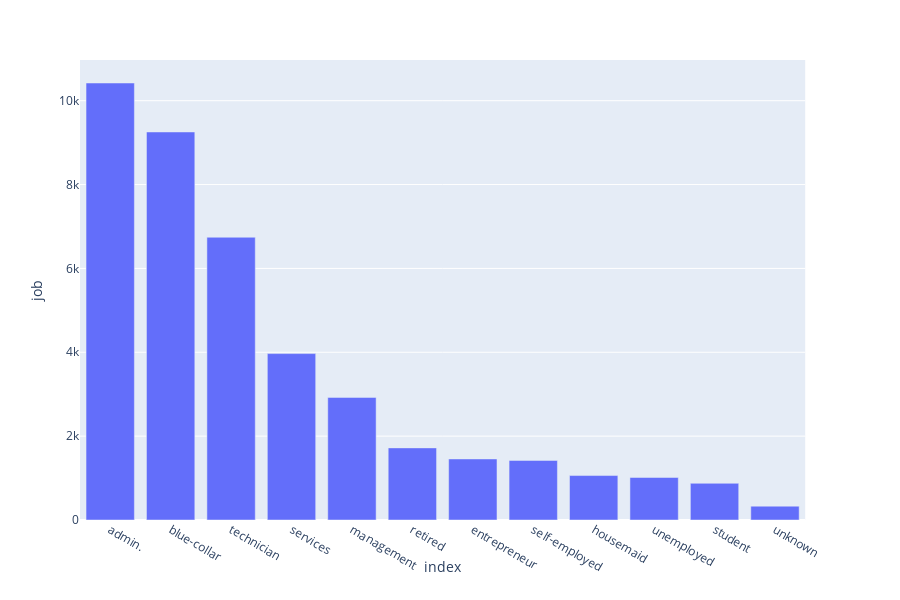
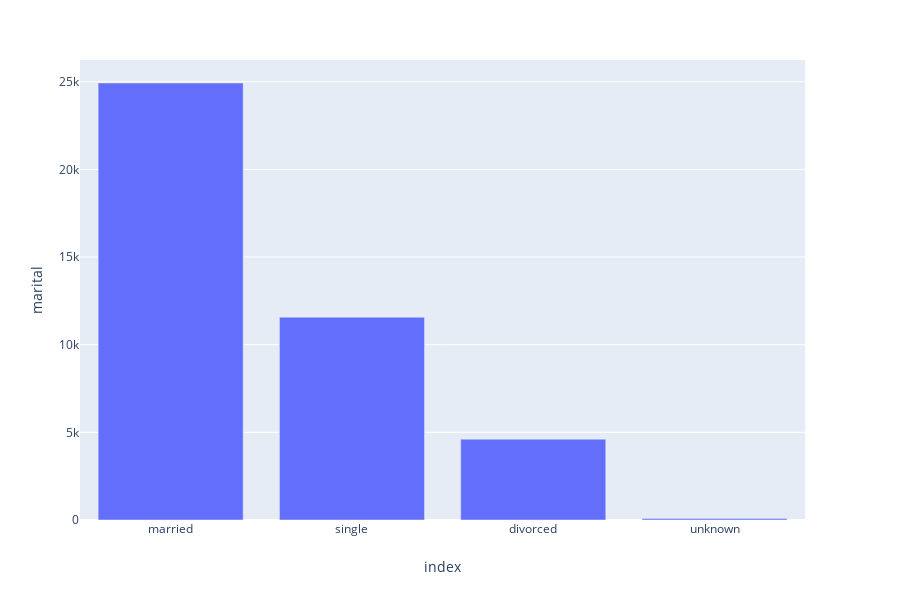
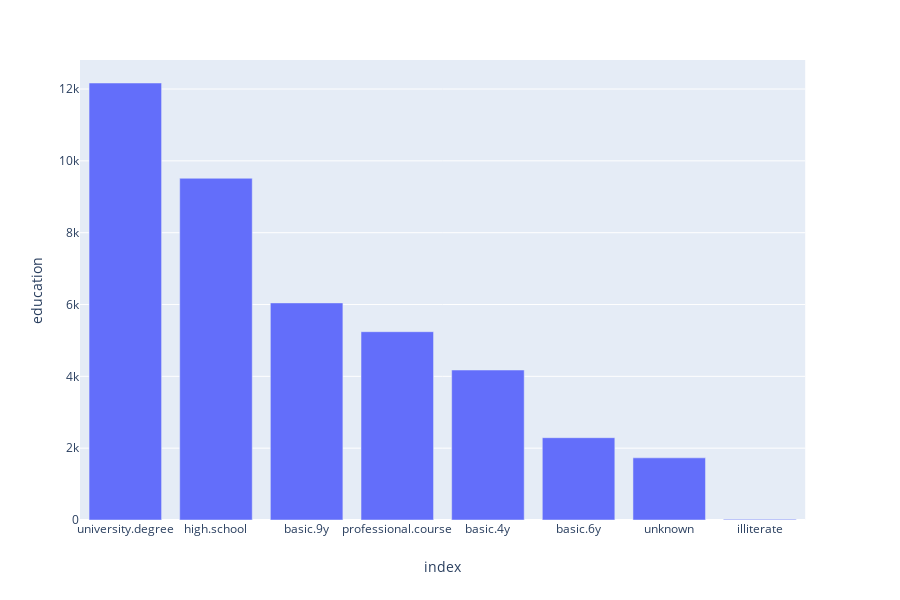
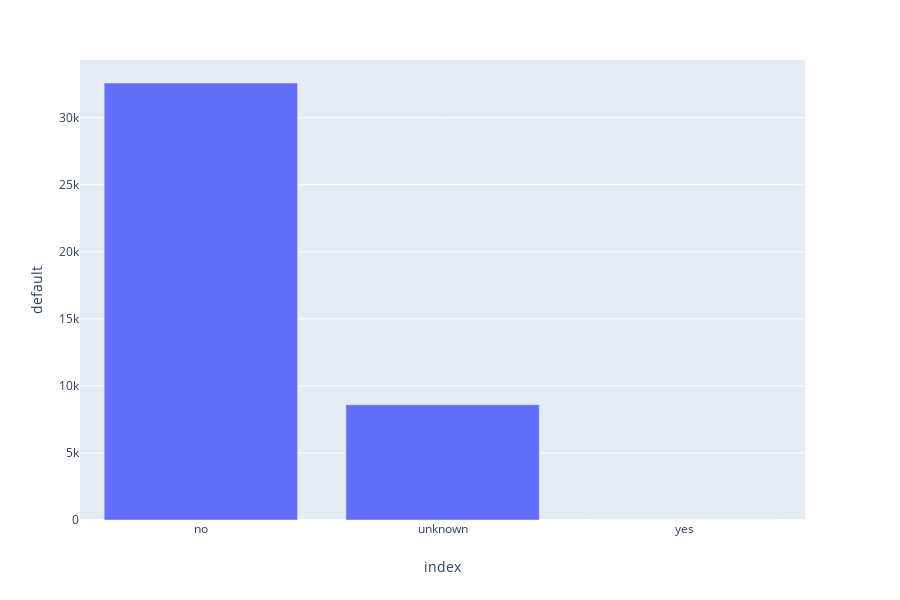

The notebook cell these images were saved under, in order:
### Code cell
#categoric columns
for column in df_categoric :
    temp_dataset = df[column].value_counts()
    bar_temp_dataset = df[column].value_counts().reset_index()
    temp_val= bar_temp_dataset.count()
    print(color.BOLD +color.UNDERLINE + column + color.END)
    print('For column: {0} there\'s {1} unique value.'.format(column,temp_val[0]))
    print('Range of data: from:{0} to:{1}'.format(min_data, max_data))
    fiq = px.bar(bar_temp_dataset, x='index', y=column)
    fiq.show()

### Figure 1 — Plotly figure (JSON) as saved in the notebook; plotly's stock layout.template omitted (floating-point values rounded to 4 significant figures)
{"data": [{"alignmentgroup": "True", "hoverlabel": {"namelength": 0}, "hovertemplate": "index=%{x}<br>job=%{y}", "legendgroup": "", "marker": {"color": "#636efa"}, "name": "", "offsetgroup": "", "orientation": "v", "showlegend": false, "textposition": "auto", "type": "bar", "x": ["admin.", "blue-collar", "technician", "services", "management", "retired", "entrepreneur", "self-employed", "housemaid", "unemployed", "student", "unknown"], "xaxis": "x", "y": [10422, 9254, 6743, 3969, 2924, 1720, 1456, 1421, 1060, 1014, 875, 330], "yaxis": "y"}], "layout": {"barmode": "relative", "height": 600, "legend": {"tracegroupgap": 0}, "margin": {"t": 60}, "xaxis": {"anchor": "y", "domain": [0, 0.98], "title": {"text": "index"}}, "yaxis": {"anchor": "x", "domain": [0, 1], "title": {"text": "job"}}}}

### Figure 2 — Plotly figure (JSON) as saved in the notebook; plotly's stock layout.template omitted (floating-point values rounded to 4 significant figures)
{"data": [{"alignmentgroup": "True", "hoverlabel": {"namelength": 0}, "hovertemplate": "index=%{x}<br>marital=%{y}", "legendgroup": "", "marker": {"color": "#636efa"}, "name": "", "offsetgroup": "", "orientation": "v", "showlegend": false, "textposition": "auto", "type": "bar", "x": ["married", "single", "divorced", "unknown"], "xaxis": "x", "y": [24928, 11568, 4612, 80], "yaxis": "y"}], "layout": {"barmode": "relative", "height": 600, "legend": {"tracegroupgap": 0}, "margin": {"t": 60}, "xaxis": {"anchor": "y", "domain": [0, 0.98], "title": {"text": "index"}}, "yaxis": {"anchor": "x", "domain": [0, 1], "title": {"text": "marital"}}}}

### Figure 3 — Plotly figure (JSON) as saved in the notebook; plotly's stock layout.template omitted (floating-point values rounded to 4 significant figures)
{"data": [{"alignmentgroup": "True", "hoverlabel": {"namelength": 0}, "hovertemplate": "index=%{x}<br>education=%{y}", "legendgroup": "", "marker": {"color": "#636efa"}, "name": "", "offsetgroup": "", "orientation": "v", "showlegend": false, "textposition": "auto", "type": "bar", "x": ["university.degree", "high.school", "basic.9y", "professional.course", "basic.4y", "basic.6y", "unknown", "illiterate"], "xaxis": "x", "y": [12168, 9515, 6045, 5243, 4176, 2292, 1731, 18], "yaxis": "y"}], "layout": {"barmode": "relative", "height": 600, "legend": {"tracegroupgap": 0}, "margin": {"t": 60}, "xaxis": {"anchor": "y", "domain": [0, 0.98], "title": {"text": "index"}}, "yaxis": {"anchor": "x", "domain": [0, 1], "title": {"text": "education"}}}}

### Figure 4 — Plotly figure (JSON) as saved in the notebook; plotly's stock layout.template omitted (floating-point values rounded to 4 significant figures)
{"data": [{"alignmentgroup": "True", "hoverlabel": {"namelength": 0}, "hovertemplate": "index=%{x}<br>default=%{y}", "legendgroup": "", "marker": {"color": "#636efa"}, "name": "", "offsetgroup": "", "orientation": "v", "showlegend": false, "textposition": "auto", "type": "bar", "x": ["no", "unknown", "yes"], "xaxis": "x", "y": [32588, 8597, 3], "yaxis": "y"}], "layout": {"barmode": "relative", "height": 600, "legend": {"tracegroupgap": 0}, "margin": {"t": 60}, "xaxis": {"anchor": "y", "domain": [0, 0.98], "title": {"text": "index"}}, "yaxis": {"anchor": "x", "domain": [0, 1], "title": {"text": "default"}}}}
